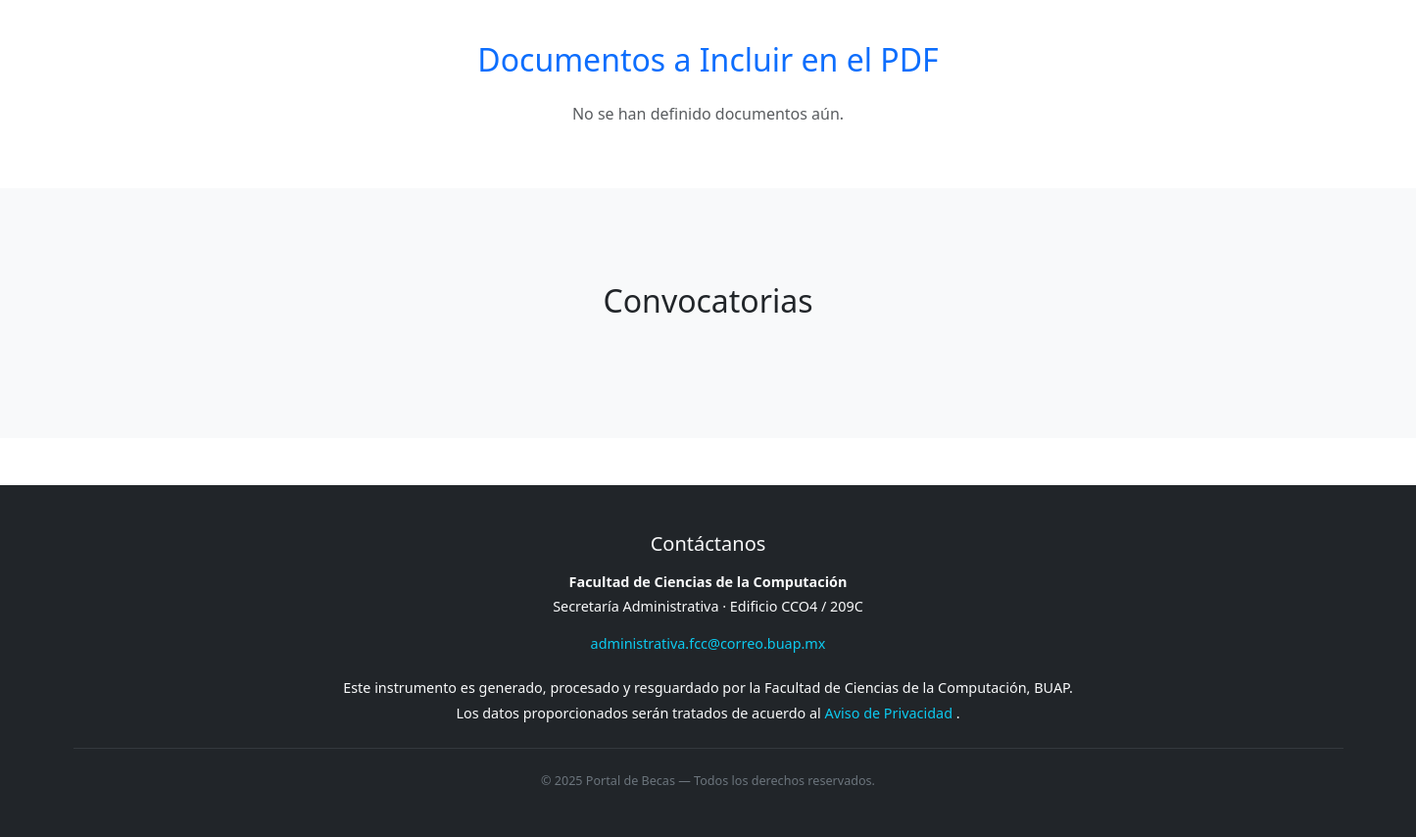
Before: / (lower part) with the older database file.
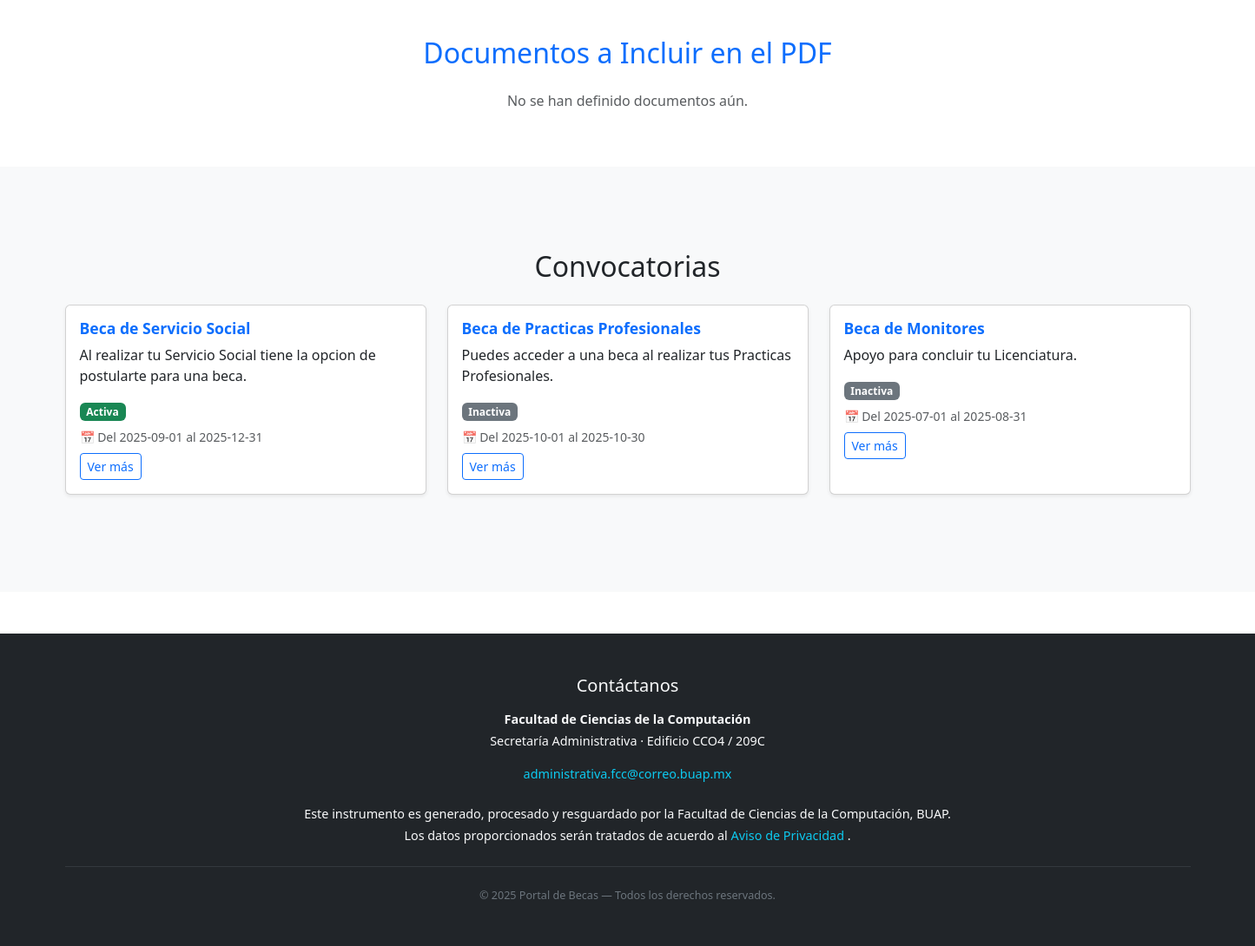
After: the same page with the newer database file.
### tables this page shows
CREATE TABLE convocatorias (
            id INTEGER PRIMARY KEY AUTOINCREMENT,
            nombre TEXT NOT NULL UNIQUE,
            descripcion TEXT,
            fecha_inicio TEXT,
            fecha_fin TEXT,
            activa INTEGER DEFAULT 0
        );

### routes/main_routes.py (the view)
@main_bp.route('/')
def index():
    conexion = sqlite3.connect('becas.db')
    cursor = conexion.cursor()
    cursor.execute("SELECT nombre, descripcion, fecha_inicio, fecha_fin FROM convocatorias")
    todas = cursor.fetchall()
    cursor.execute("SELECT contenido FROM requisitos")
    requisitos = [fila[0] for fila in cursor.fetchall()]
    cursor.execute("SELECT descripcion FROM documentos")
    documentos = [fila[0] for fila in cursor.fetchall()]
    cursor.execute("SELECT * FROM pago ORDER BY id DESC")
    pagos = cursor.fetchall()
    conexion.close()
    hoy = datetime.now().date()
    convocatorias_info = []
    for nombre, descripcion, inicio, fin in todas:
        if inicio and fin:
            inicio_dt = datetime.strptime(inicio, "%Y-%m-%d").date()
            fin_dt = datetime.strptime(fin, "%Y-%m-%d").date()
            if inicio_dt <= hoy <= fin_dt:
                estado = "Activa"
            elif hoy < inicio_dt:
                estado = "Próxima"
            else:
                estado = "Inactiva"
        else:
            estado = "Sin fechas"
        convocatorias_info.append((nombre, descripcion, inicio, fin, estado))
    return render_template(
        'index.html',
        convocatorias=convocatorias_info,
        requisitos=requisitos,
        documentos=documentos, pagos=pagos
    )

### templates/index.html (shortened to what this page needs)
<!DOCTYPE html>
<html lang="es">
<head>
  <link rel="stylesheet" href="{{ url_for('static', filename='css/style.css') }}">
  <link
    href="https://cdn.jsdelivr.net/npm/bootstrap@5.3.2/dist/css/bootstrap.min.css"
    rel="stylesheet">
    <link rel="stylesheet" href="https://cdn.jsdelivr.net/npm/bootstrap-icons@1.11.1/font/bootstrap-icons.css">
</head>
<body>
<link rel="stylesheet" href="https://cdn.jsdelivr.net/npm/bootstrap-icons@1.11.1/font/bootstrap-icons.css">
<div class="container my-5">
  <h2 class="text-primary text-center mb-4">Documentos a Incluir en el PDF</h2>
  <div class="list-group">
    {% for doc in documentos %}
      <label class="list-group-item d-flex flex-column">
        <div class="fw-bold">{{ loop.index }}. {{ doc }}</div>
      </label>
    {% else %}
      <p class="text-center text-muted">No se han definido documentos aún.</p>
    {% endfor %}
  </div>
</div>
<section class="py-5 bg-light">
  <div class="container my-5">
    <h2 class="text-center mb-4">Convocatorias</h2>
      <div class="row">
        {% for c in convocatorias %}
          <div class="col-md-4 mb-3">
            <div class="card shadow-sm h-100">
              <div class="card-body">
                <h5 class="card-title text-primary fw-bold">{{ c[0] }}</h5>
                <p class="card-text">{{ c[1] }}</p>
                {% if c[4] == "Activa" %}
                  <span class="badge bg-success mb-2">Activa</span><br>
                  {% elif c[4] == "Próxima" %}
                    <span class="badge bg-info text-dark mb-2">Próxima</span><br>
                  {% elif c[4] == "Inactiva" %}
                    <span class="badge bg-secondary mb-2">Inactiva</span><br>
                  {% else %}
                    <span class="badge bg-warning text-dark mb-2">Sin fechas</span><br>
                {% endif %}
                {% if c[2] and c[3] %}
                  <p class="text-muted small mb-2">📅 Del {{ c[2] }} al {{ c[3] }}</p>
                {% endif %}
                <a href="{{ url_for('main.formulario') }}" class="btn btn-outline-primary btn-sm">Ver más</a>
              </div>
            </div>
          </div>
        {% endfor %}
      </div>
    </div>
</section>
  <footer class="bg-dark text-light py-5 mt-5">
    <div class="container text-center">
        <h5 class="mb-3">Contáctanos</h5>
        <p class="mb-1 fw-semibold">
            Facultad de Ciencias de la Computación
        </p>
        <p class="mb-1">
            Secretaría Administrativa · Edificio CCO4 / 209C
        </p>
        <p class="mt-3 mb-2">
            <a href="mailto:administrativa.fcc@correo.buap.mx" class="text-info text-decoration-none">
                administrativa.fcc@correo.buap.mx
            </a>
        </p>
        <p class="mt-4 mb-1">
            Este instrumento es generado, procesado y resguardado por la Facultad
            de Ciencias de la Computación, BUAP.
        </p>
        <p class="mb-3">
            Los datos proporcionados serán tratados de acuerdo al
            <a href="https://www.buap.mx/privacidad" class="text-info text-decoration-none" target="_blank">
                Aviso de Privacidad
            </a>.
        </p>
        <hr class="border-secondary my-4" />
        <p class="mb-0 small text-secondary">
            © 2025 Portal de Becas — Todos los derechos reservados.
        </p>
    </div>
</footer>
</body>
</html>

### static/css/style.css (style rules this page uses)
:root { --color-primario: #003366; --color-secundario: #0056b3; --color-acento: #fcbf49; --color-fondo: #f8f9fa; --color-texto: #212529; }
body { background-color: var(--color-fondo); color: var(--color-texto); font-family: "Poppins", sans-serif; padding-top: 70px; }
.card { border: none; box-shadow: 0 3px 10px rgba(0, 0, 0, 0.1); transition: transform 0.3s; }
.card-title { color: var(--color-primario); font-weight: 600; }
footer { background-color: #001a33; color: white; text-align: center; padding: 1rem; margin-top: 50px; font-size: 0.9rem; }

### templates/index.html (style rules this page uses)
.fw-bold { font-size: 1.1rem; color: #0d6efd; }

Changed rows visible on the page:
added convocatorias: nombre "Beca de Servicio Social", descripcion "Al realizar tu Servicio Social tiene la opcion de postularte para una beca.", shows "Activa", fecha_inicio "2025-09-01", fecha_fin "2025-12-31"
added convocatorias: nombre "Beca de Practicas Profesionales", descripcion "Puedes acceder a una beca al realizar tus Practicas Profesionales.", shows "Inactiva", fecha_inicio "2025-10-01", fecha_fin "2025-10-30"
added convocatorias: nombre "Beca de Monitores", descripcion "Apoyo para concluir tu Licenciatura.", shows "Inactiva", fecha_inicio "2025-07-01", fecha_fin "2025-08-31"
